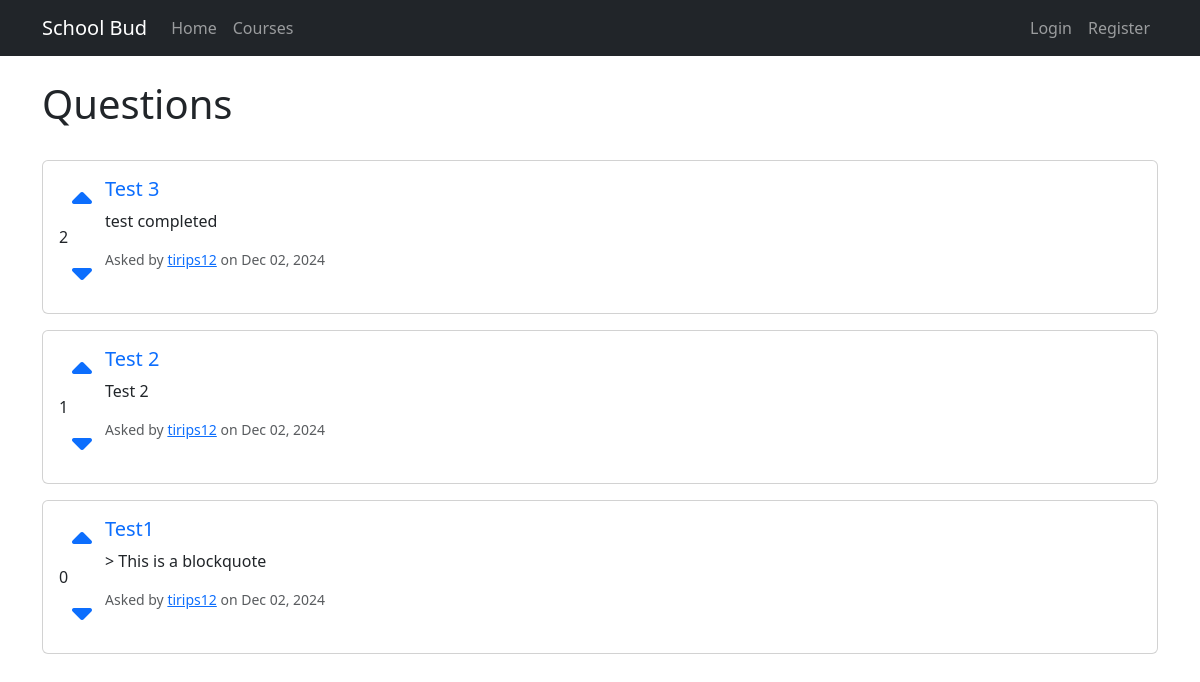
The page / on the database its author committed.
### core/models.py (models this page shows, shortened)
class Question(models.Model):
    title = models.CharField(max_length=200)
    content = models.TextField()
    author = models.ForeignKey(User, on_delete=models.CASCADE)
    course = models.ForeignKey('Course', on_delete=models.SET_NULL, null=True, blank=True, related_name='questions')
    created_at = models.DateTimeField(auto_now_add=True)
    updated_at = models.DateTimeField(auto_now=True)
    votes = models.IntegerField(default=0)
    removed = models.BooleanField(default=False)
    removed_by = models.ForeignKey(User, null=True, blank=True, related_name='removed_questions', on_delete=models.SET_NULL)
    removed_at = models.DateTimeField(null=True, blank=True)
    removal_reason = models.TextField(blank=True)

### core/views.py (the view)
# urls.py: 2. Add a URL to urlpatterns:  path('', views.home, name='home')
def home(request):
    questions = Question.objects.filter(removed=False).order_by('-created_at')
    if request.user.is_staff:
        removed_questions = Question.objects.filter(removed=True).order_by('-removed_at')
        return render(request, 'core/home.html', {
            'questions': questions,
            'removed_questions': removed_questions
        })
    return render(request, 'core/home.html', {'questions': questions})

### core/templates/core/home.html (shortened to what this page needs)
{% extends 'core/base.html' %}
{% block content %}
<div class="row mb-4">
    <div class="col">
        <h1>Questions</h1>
    </div>
    <div class="col text-end">
    </div>
</div>
<div class="row">
    <div class="col">
        {% for question in questions %}
        <div class="card mb-3">
            <div class="card-body">
                <div class="d-flex">
                    <div class="votes vote-container" data-type="question" data-id="{{ question.id }}">
                        <button class="btn btn-link vote-button" data-vote="up">
                            <i class="fas fa-caret-up fa-2x"></i>
                        </button>
                        <div class="vote-count">{{ question.votes }}</div>
                        <button class="btn btn-link vote-button" data-vote="down">
                            <i class="fas fa-caret-down fa-2x"></i>
                        </button>
                    </div>
                    <div class="flex-grow-1">
                        <h5 class="card-title">
                            <a href="{% url 'question_detail' question.pk %}" class="text-decoration-none">
                                {{ question.title }}
                            </a>
                        </h5>
                        <p class="card-text text-truncate">{{ question.content }}</p>
                        <div class="d-flex justify-content-between align-items-center">
                            <small class="text-muted">
                                Asked by <a href="{% url 'profile' question.author.username %}">{{ question.author.username }}</a>
                                on {{ question.created_at|date:"M d, Y" }}
                            </small>
                        </div>
                    </div>
                </div>
            </div>
        </div>
        {% empty %}
        <div class="alert alert-info">No questions have been asked yet.</div>
        {% endfor %}
    </div>
</div>
{% endblock %}

### rows shown on the page
Question: votes "2", title "Test 3", content "test completed", author.username "tirips12", created_at "Dec 02, 2024"
Question: votes "1", title "Test 2", content "Test 2", author.username "tirips12", created_at "Dec 02, 2024"
Question: votes "0", title "Test1", content "> This is a blockquote", author.username "tirips12", created_at "Dec 02, 2024"
